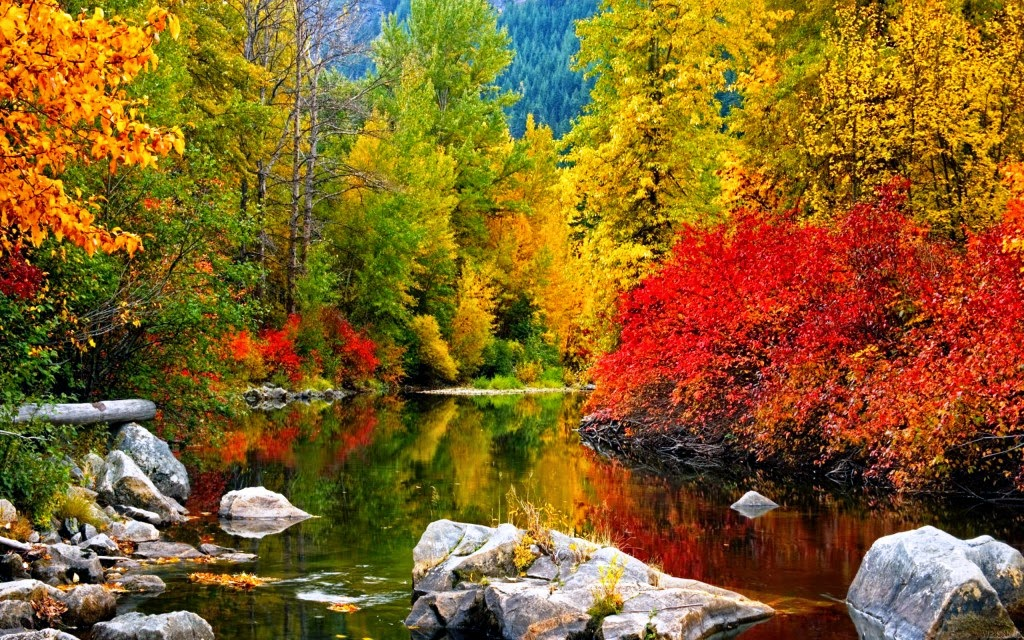
#> input picture XuLyAnh/phongcanh.png, 1024 x 640 px
$ python main.py
#> lines starting #> are read from the running program, lines starting #| are printed output that depends on the picture
import cv2
import numpy as np
import matplotlib.pyplot as plt

# Đọc ảnh
input_image_path = 'phongcanh.png'  # Thay đổi đường dẫn tới ảnh của bạn
image = cv2.imread(input_image_path)
#> image is the input picture: shape (640, 1024, 3); mean B, G, R 39.4, 97.6, 132.2

# Kiểm tra xem ảnh có được đọc thành công không
if image is None:
    print("Không thể đọc ảnh. Vui lòng kiểm tra đường dẫn.")
    exit()

# Chuyển đổi sang ảnh xám
gray_image = cv2.cvtColor(image, cv2.COLOR_BGR2GRAY)
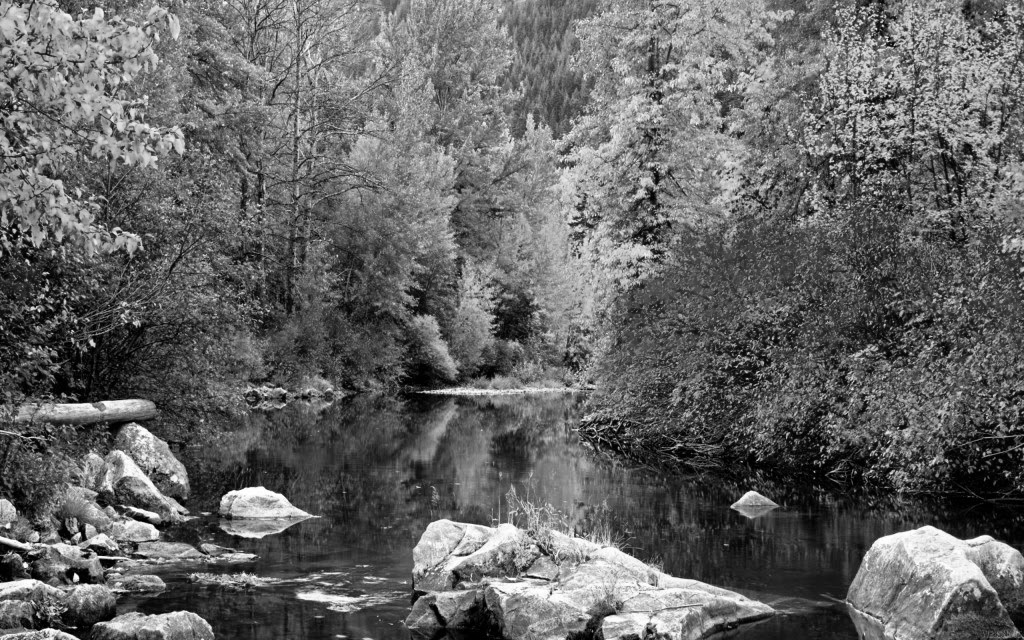
#> gray_image: shape (640, 1024); min 0, max 255, mean 101.3

# 1. Ảnh âm tính
negative_image = 255 - gray_image
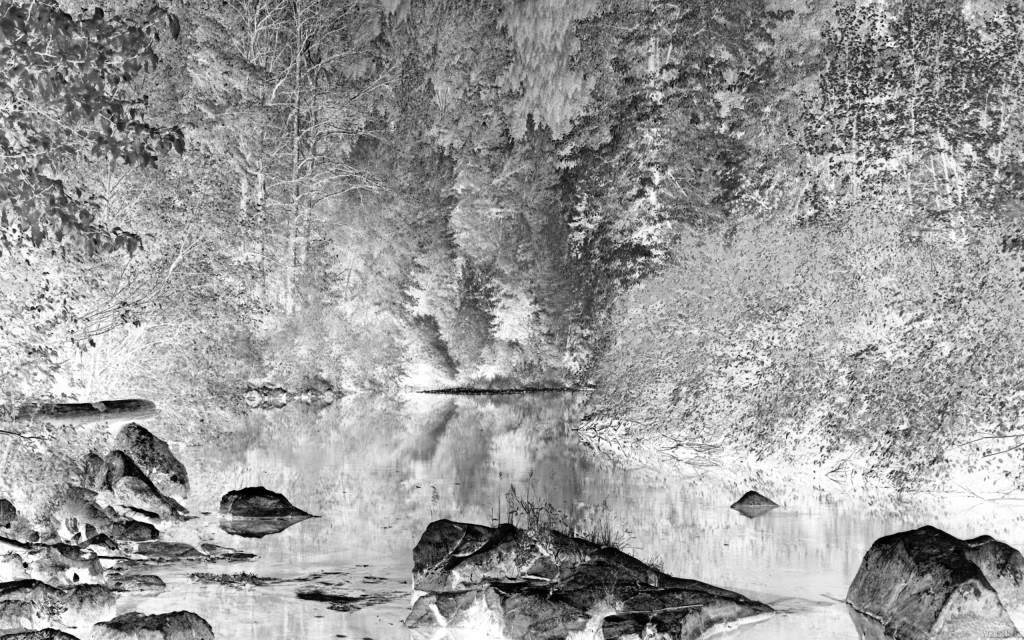
#> negative_image: shape (640, 1024); min 0, max 255, mean 153.7

# 2. Tăng độ tương phản (Sử dụng CLAHE)
clahe = cv2.createCLAHE(clipLimit=5.0, tileGridSize=(8, 8))  # Tăng clipLimit để tăng cường độ tương phản
contrast_image = clahe.apply(gray_image)
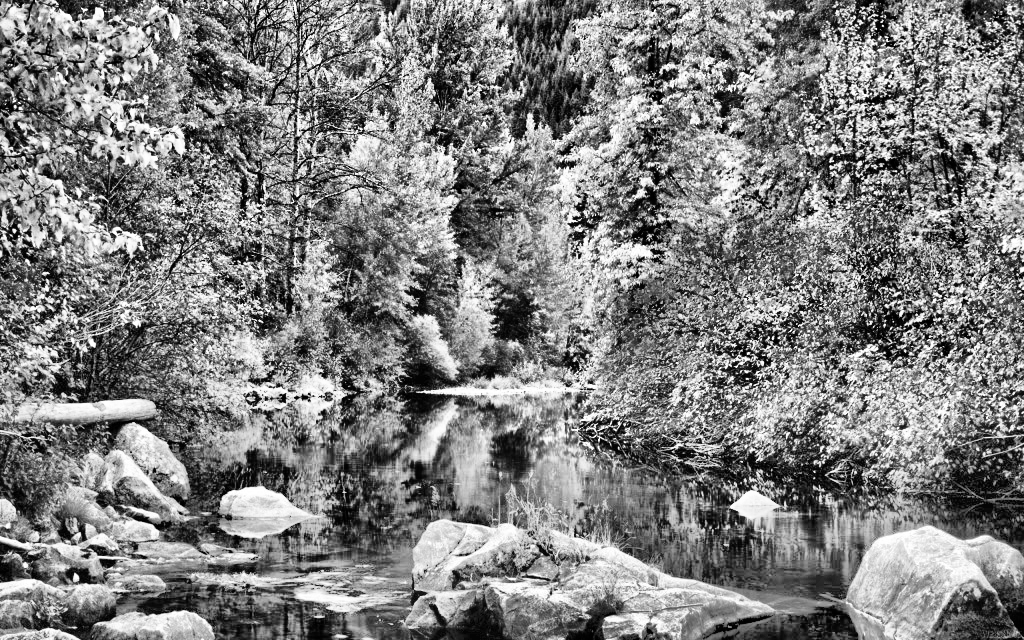
#> contrast_image: shape (640, 1024); min 0, max 255, mean 128

# 3. Biến đổi log
# Normalize gray_image to range [0, 1] before applying log transformation
normalized_gray_image = gray_image / 255.0
log_image = np.log1p(normalized_gray_image)  # log1p tính log(x + 1)
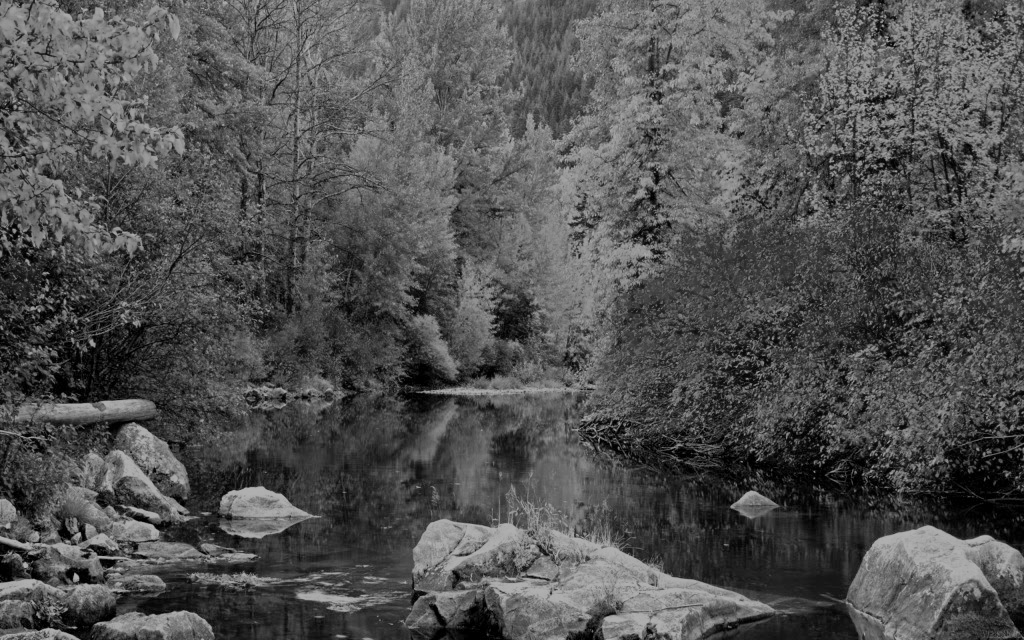
#> log_image: shape (640, 1024) float64; min 0, max 0.693, mean 0.323
log_image = cv2.normalize(log_image, None, 0, 255, cv2.NORM_MINMAX).astype(np.uint8)
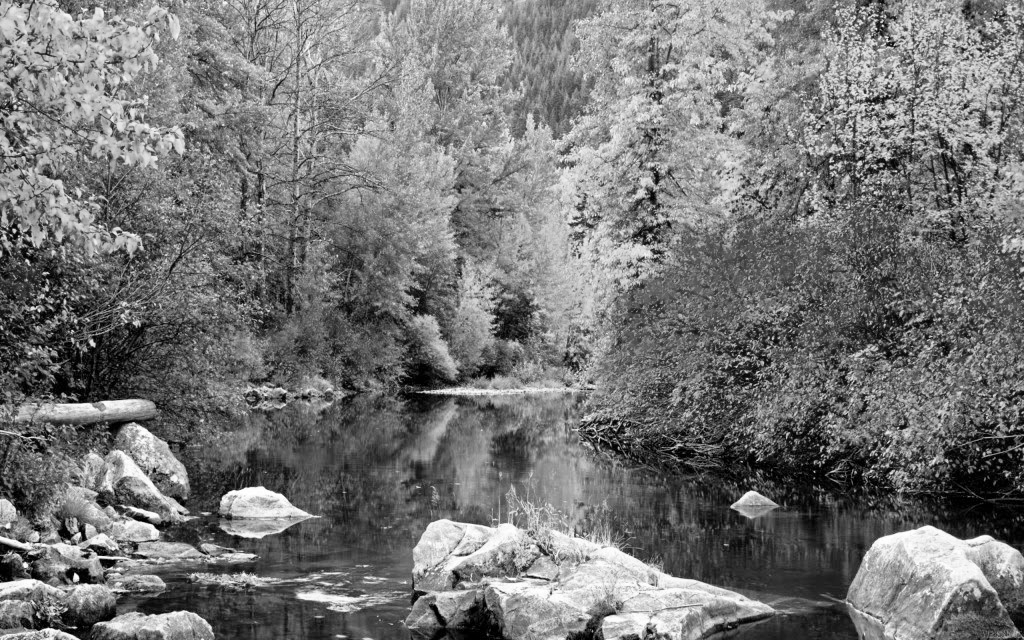
#> log_image: shape (640, 1024); min 0, max 255, mean 118.2

# 4. Cân bằng Histogram
hist_equalized_image = cv2.equalizeHist(gray_image)
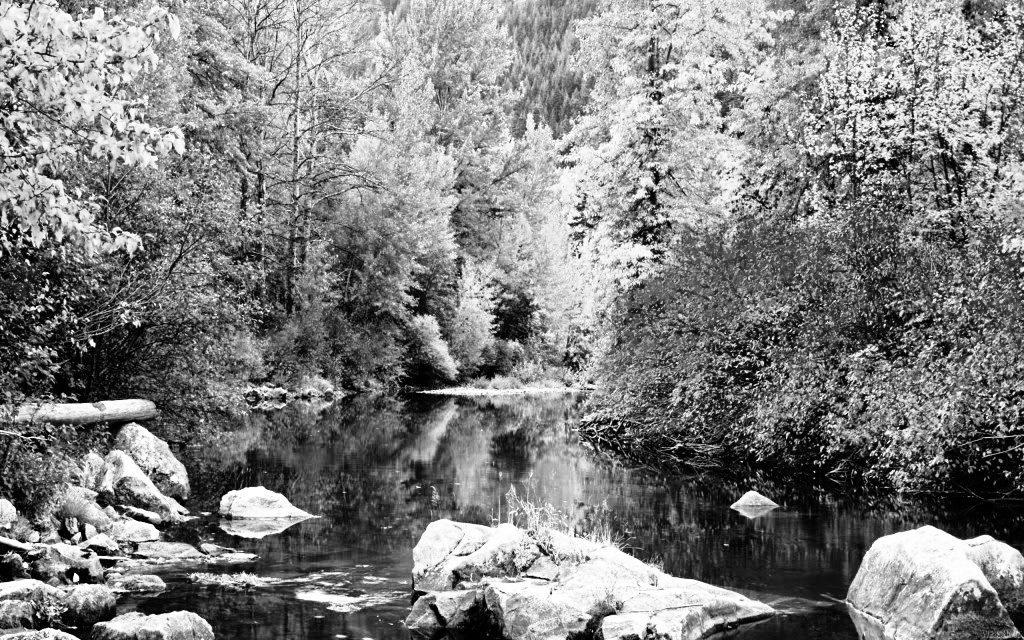
#> hist_equalized_image: shape (640, 1024); min 0, max 255, mean 128


# Hiển thị kết quả
plt.figure(figsize=(18, 12))

# Hiển thị ảnh gốc và histogram của nó
plt.subplot(3, 4, 1)
plt.title('Ảnh gốc')
plt.imshow(gray_image, cmap='gray')

plt.subplot(3, 4, 2)
plt.title('Histogram ảnh gốc')
plt.hist(gray_image.ravel(), bins=256, range=[0, 256], color='black')

# Hiển thị ảnh âm tính và histogram của nó
plt.subplot(3, 4, 3)
plt.title('Ảnh âm tính')
plt.imshow(negative_image, cmap='gray')

plt.subplot(3, 4, 4)
plt.title('Histogram ảnh âm tính')
plt.hist(negative_image.ravel(), bins=256, range=[0, 256], color='black')

# Hiển thị ảnh tăng độ tương phản và histogram của nó
plt.subplot(3, 4, 5)
plt.title('Tăng độ tương phản')
plt.imshow(contrast_image, cmap='gray')

plt.subplot(3, 4, 6)
plt.title('Histogram tăng độ tương phản')
plt.hist(contrast_image.ravel(), bins=256, range=[0, 256], color='black')

# Hiển thị ảnh biến đổi log và histogram của nó
plt.subplot(3, 4, 7)
plt.title('Biến đổi log')
plt.imshow(log_image, cmap='gray')

plt.subplot(3, 4, 8)
plt.title('Histogram biến đổi log')
plt.hist(log_image.ravel(), bins=256, range=[0, 256], color='black')

# Hiển thị ảnh cân bằng histogram và histogram của nó
plt.subplot(3, 4, 9)
plt.title('Cân bằng Histogram')
plt.imshow(hist_equalized_image, cmap='gray')

plt.subplot(3, 4, 10)
plt.title('Histogram cân bằng Histogram')
plt.hist(hist_equalized_image.ravel(), bins=256, range=[0, 256], color='black')


plt.tight_layout()
plt.show()
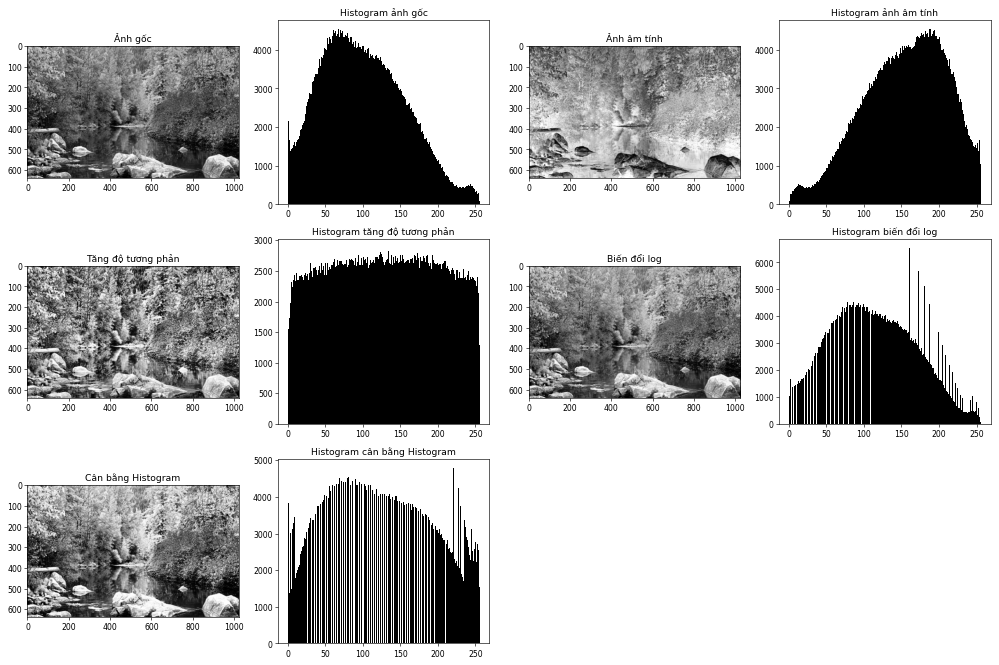
#> figure drawn by matplotlib, 10 panels; panel 2: tallest bar 4546 high, from x = 68 to 69; panel 4: tallest bar 4546 high, from x = 187 to 188; panel 6: tallest bar 2870 high, from x = 128 to 129; panel 8: tallest bar 6525 high, from x = 160 to 161

$ run again, with XuLyAnh/yte.png copied over XuLyAnh/phongcanh.png
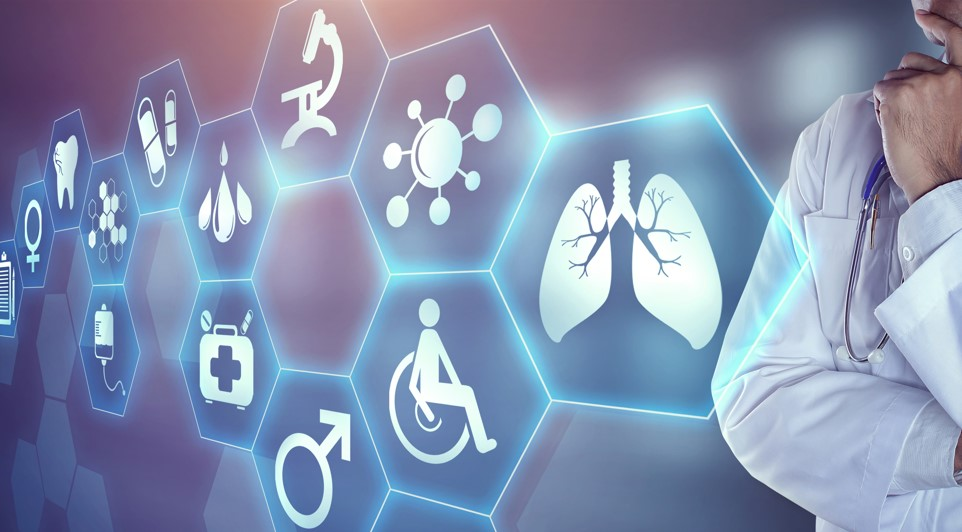
#> input picture XuLyAnh/yte.png, 962 x 532 px
#> image is the input picture: shape (532, 962, 3); mean B, G, R 177.7, 148.7, 136
#> `log_image = np.log1p(normalized_gray_image)`:
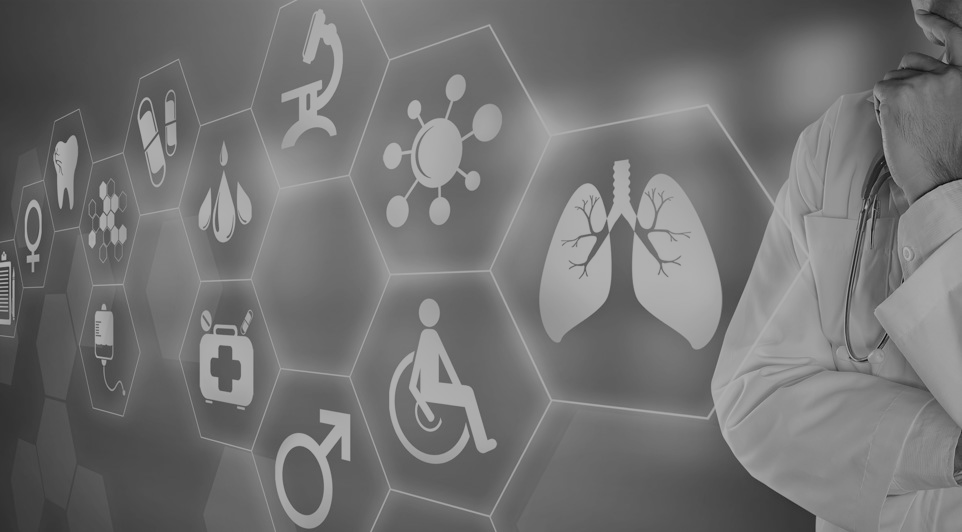
#> log_image: shape (532, 962) float64; min 0.0271, max 0.693, mean 0.452
#> `hist_equalized_image = cv2.equalizeHist(gray_image)`:
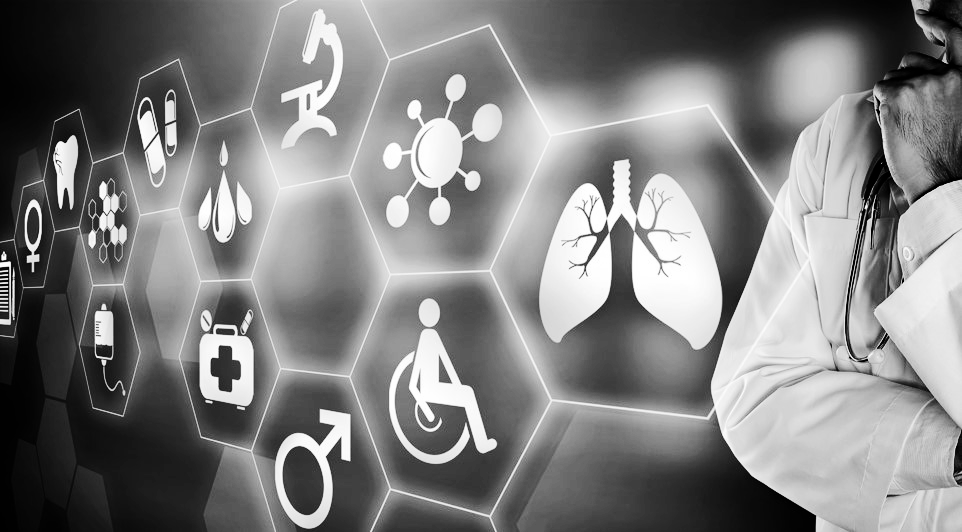
#> hist_equalized_image: shape (532, 962); min 0, max 255, mean 128.3

$ run again, with XuLyAnh/nguoi.jpg saved as XuLyAnh/phongcanh.png
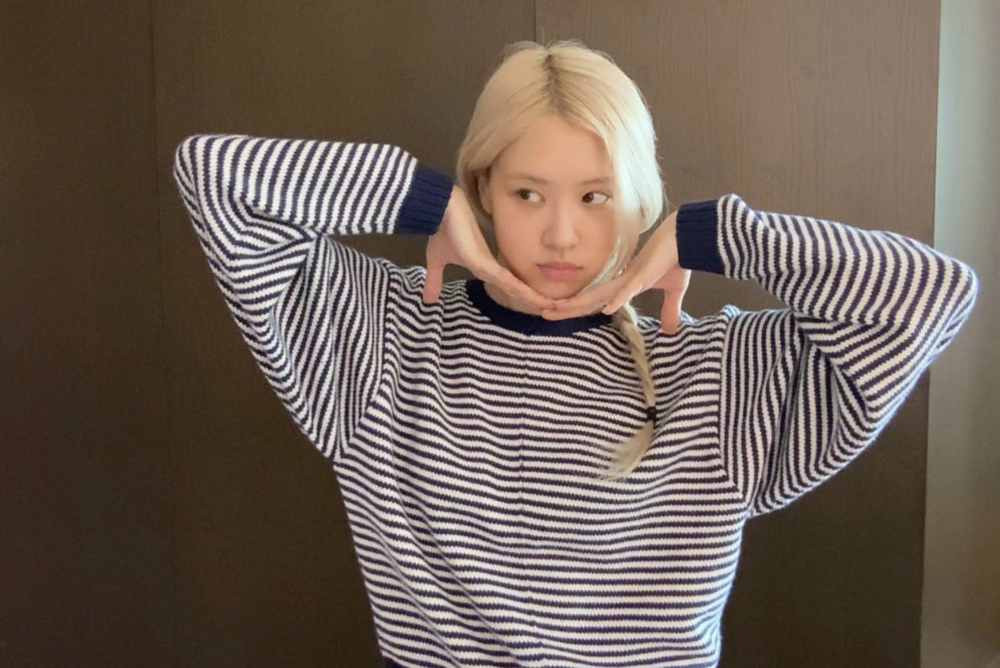
#> input picture XuLyAnh/nguoi.jpg, 1000 x 668 px, shrunk from 2560 x 1709 before the run
#> image is the input picture: shape (668, 1000, 3); mean B, G, R 86.5, 96.1, 110.3
#> `log_image = cv2.normalize(log_image, None, 0, 255, cv2.NORM_MINMAX).as..`:
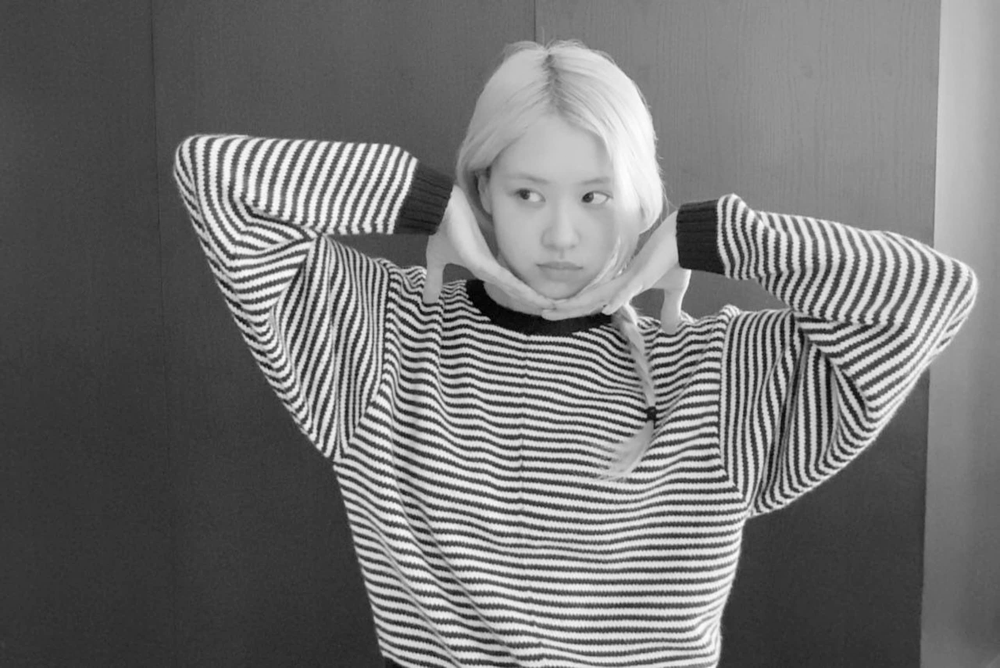
#> log_image: shape (668, 1000); min 0, max 254, mean 115.2
#> `hist_equalized_image = cv2.equalizeHist(gray_image)`:
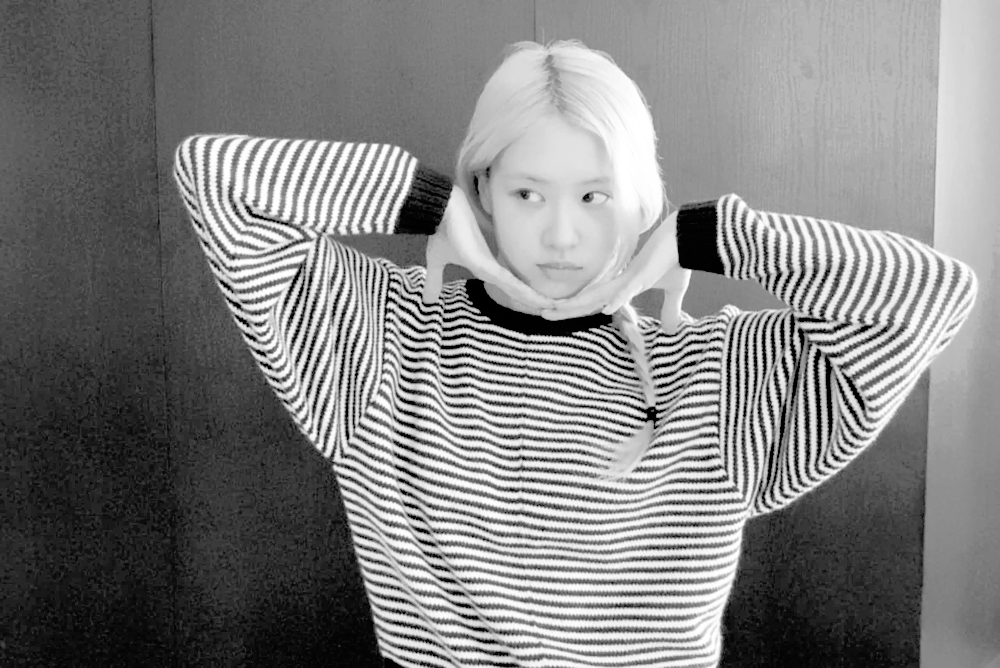
#> hist_equalized_image: shape (668, 1000); min 0, max 255, mean 128.7
